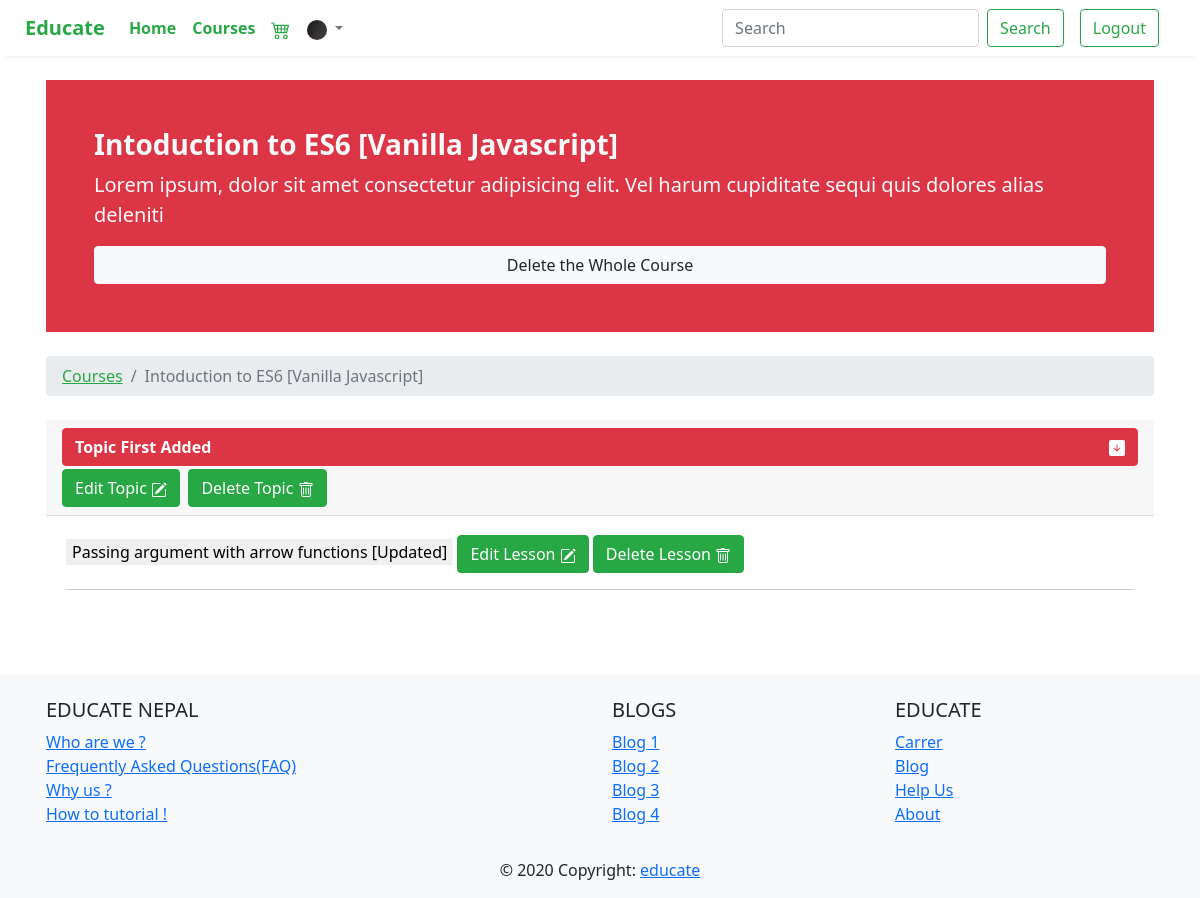
Screenshot of /teacher/course/Intoduction to ES6 [Vanilla Javascript]/ (signed in) with the database file from the repository.
### course/models.py (models this page shows, shortened)
class Course(models.Model):
    thumbnail = models.FileField(blank=True)
    teacher = models.ForeignKey(Teacher,on_delete=models.CASCADE,related_name="tec")
    students = models.ManyToManyField(Student,blank=True)
    course_name = models.CharField(max_length=400)
    release_date = models.DateField(auto_now_add=True)
    updated_date = models.DateField(auto_now=True)
    course_description = models.TextField(blank=True)

class Topic(models.Model):
    name = models.CharField(max_length=400)
    course = models.ForeignKey(Course,null=True,on_delete=models.CASCADE)

class Lesson(models.Model):
    name = models.CharField(max_length=400)
    topi = models.ForeignKey(Topic,blank=True,on_delete=models.CASCADE)
    video = models.FileField()
    content_type = models.ForeignKey(ContentType,on_delete=models.CASCADE)

### course/views.py (the view)
# urls.py: path('teacher/course/<name>/',views.course_dashboard,name="course_dashboard"),
def course_dashboard(request,name):
    course = Course.objects.get(course_name=name)
    topics = Topic.objects.filter(course=course)
    lessons = []
    for topic in topics:
        lesson = Lesson.objects.filter(topi=topic)
        lessons.append(lesson)
    context = {
        'course':course,
        'topics':topics,
        'lessons':lessons
    }
    return render(request,'course_dashboard.html',context)

### templates/course_dashboard.html (shortened to what this page needs)
{% extends 'base.html' %}
{% block  body %}
<div class="container mt-4">
  <div class="container p-5 bg-danger text-light">
    <div class="row">
      <div class="col-md-12 col-sm-12">
        <h3>
          <strong>
            {{course.course_name}}
          </strong>
        </h3>
        <p class="lead">
          {{course.course_description}}
        </p>
        <button class="btn btn-block btn-light">
          Delete the Whole Course
        </button>
      </div>
    </div>
  </div>
  <div class="my-4">
    <nav aria-label="breadcrumb">
      <ol class="breadcrumb">
        <li class="breadcrumb-item"><a href="#" class="text-success">Courses</a></li>
        <li class="breadcrumb-item active" aria-current="page">{{course.course_name}}</li>
      </ol>
    </nav>
  </div>
  <div class="row">
    <div class="col-sm-12 col-md-12">
      <div class="accordion" id="accordionExample">
        {% for topic in topics %}
        <div class="card">
          <div class="card-header" id="heading{{forloop.counter}}">
            <h2 class="mb-0">
              <button {% if forloop.counter == 1 %} class="btn btn-danger btn-block text-left" {% else %}
                class="btn btn-danger btn-block text-left collapsed" {% endif %} type="button" data-toggle="collapse"
                data-target="#collapse{{forloop.counter}}" aria-expanded="true"
                aria-controls="collapse{{forloop.counter}}">
                <strong style="text-decoration:none !important;">{{topic.name}}</strong>
                <span class="float-right">
                </span>
              </button>
              <button class="btn btn-success" data-toggle="modal" data-target="#exampleModal{{topic.id}}">
                <span>Edit Topic</span>
              </button>
              <a class="btn btn-success" href="{% url 'delete_topic' topic.name %}">
                <span>Delete Topic</span>
              </a>
            </h2>
          </div>
          <div id="collapse{{forloop.counter}}" {% if forloop.counter == 1 %} class="collapse show" {% else %}
            class="collapse" {% endif %} aria-labelledby="heading{{forloop.counter}}" data-parent="#accordionExample">
            <div class="card-body">
              <div class="row">
                <div class="col-12">
                  {% with forloop.counter as outer_counter %}
                  {% for les in lessons %}
                  {% if forloop.counter == outer_counter %}
                  {% for lesson in les %}
                  <button value="{{lesson.id}}" id="abcd"
                    style="text-decoration: none;border: none;outline: none;">{{lesson.name}}</button>
                  <button class="btn btn-success" data-toggle="modal" data-target="#exampleModal{{lesson.id}}">
                    <span>Edit Lesson</span>
                  </button>
                  <a class="btn btn-success" href="{% url 'delete_lesson' lesson.name %}">
                    <span>Delete Lesson</span>
                  </a>
                  <hr>
                  {% endfor %}
                  {% endif %}
                  {% endfor %}
                  {% endwith %}
                </div>
              </div>
            </div>
          </div>
        </div>
        {% endfor %}
      </div>
    </div>
  </div>
</div>
{% endblock %}

### educate/static/css/style.css (style rules this page uses)
.card-body { -ms-flex: 1 1 auto; flex: 1 1 auto; padding: 1.25rem; }
.card { border: none !important; }

### rows the page displays
Course: course_name "Intoduction to ES6 [Vanilla Javascript]", course_description "Lorem ipsum, dolor sit amet consectetur adipisicing elit. Vel harum cupiditate sequi quis dolores alias deleniti"
Topic: name "Topic First Added"
Lesson: {{ lesson.id }} 1 (drawn), name "Passing argument with arrow functions [Updated]"
